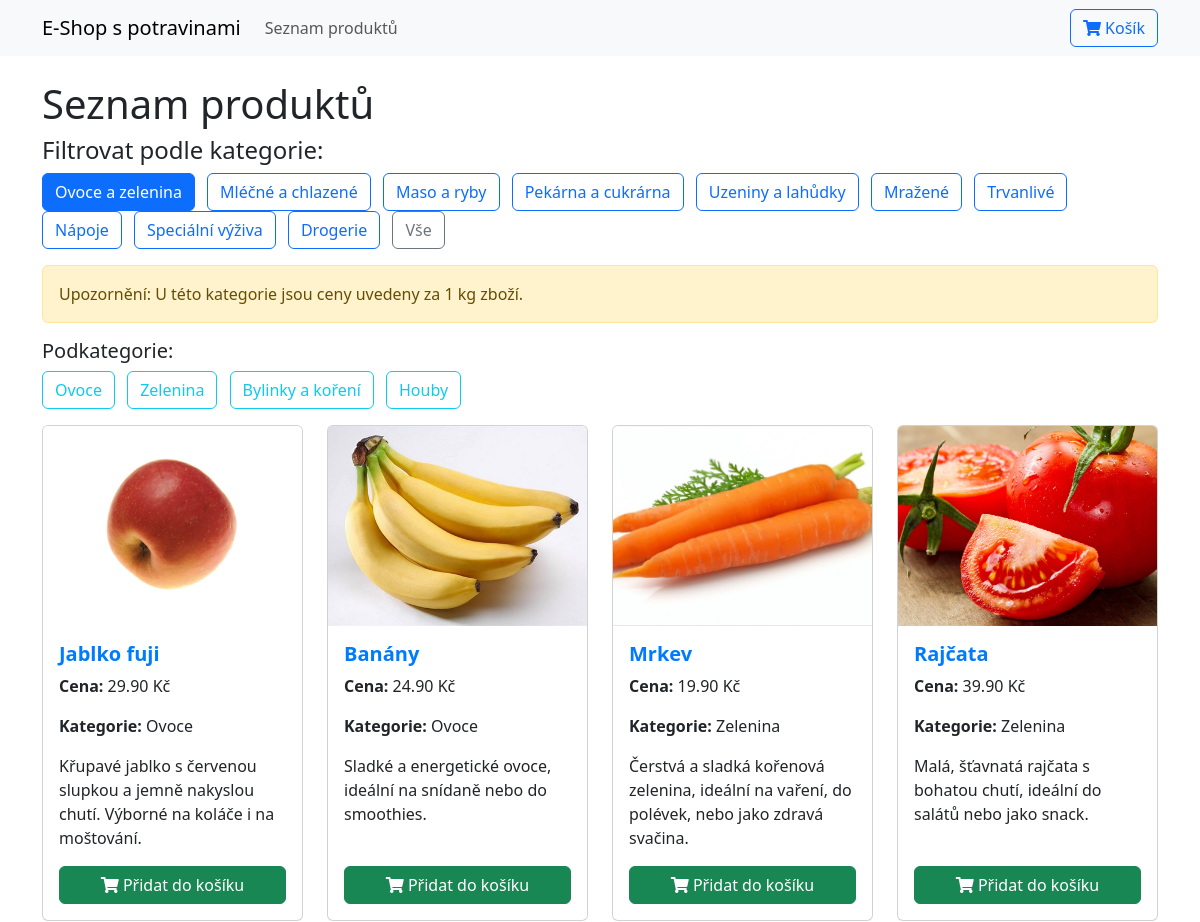
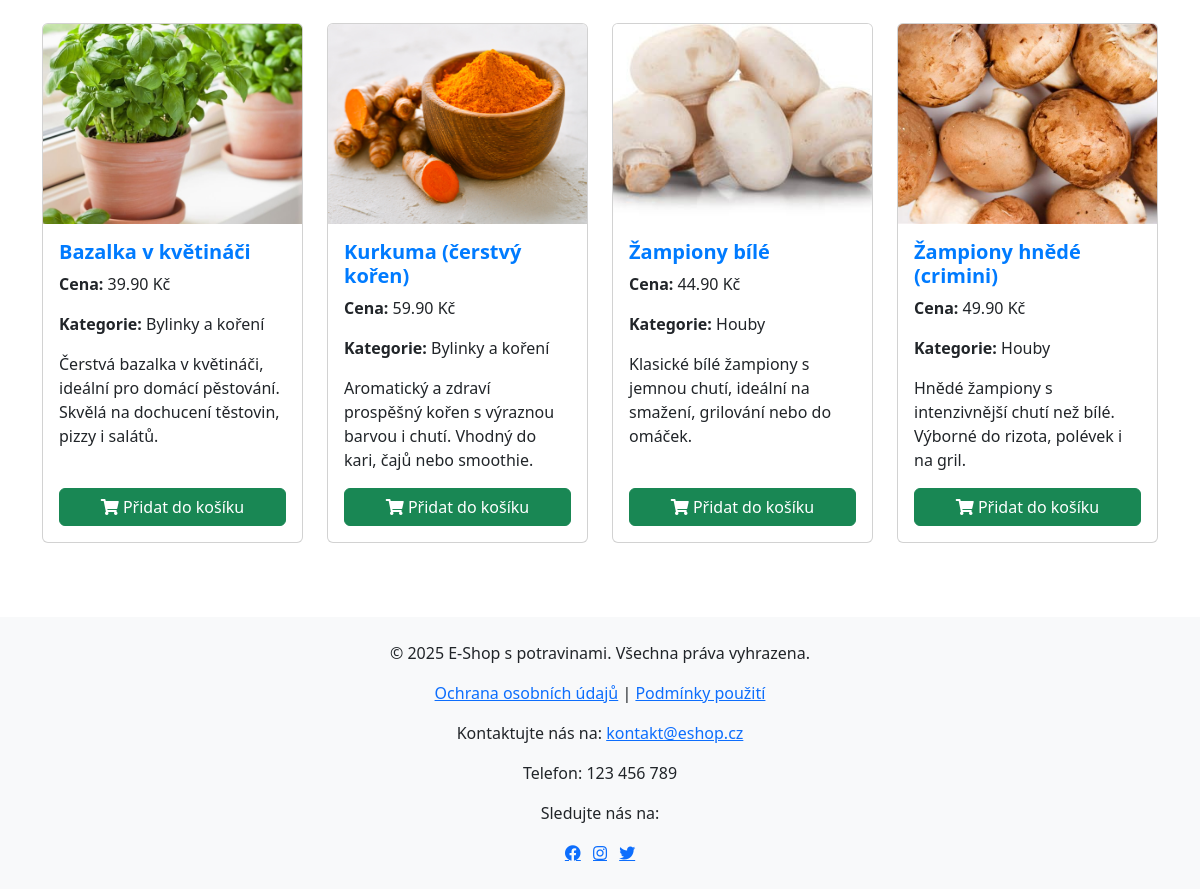
/products/?category=24, run on the app's committed database (2 pictures, top to bottom).
### main/models.py (models this page shows, shortened)
class Category(models.Model):
    name = models.CharField(max_length=300)
    parent = models.ForeignKey('self', on_delete=models.SET_NULL, blank=True, null=True, related_name='children')

class Product(models.Model):
    name = models.CharField(max_length=255)
    price = models.DecimalField(max_digits=10, decimal_places=2)
    description = models.TextField(blank=True, null=True)
    weight = models.DecimalField(max_digits=10, decimal_places=2, blank=True, null=True)
    available = models.BooleanField(default=True)
    image = models.ImageField(upload_to='products/', blank=True, null=True)
    category = models.ForeignKey(Category, on_delete=models.CASCADE, related_name='products')

### main/views.py (the view)
# urls.py: path('products/', views.ProductList.as_view(), name='product_list'),
class ProductList(ListView):
    model = Product
    template_name = 'main/ProductList.html'
    context_object_name = 'products'
    def get_queryset(self):
        category_id = self.request.GET.get('category')
        subcategory_id = self.request.GET.get('subcategory')
        if subcategory_id:
            return Product.objects.filter(category_id=subcategory_id)
        if category_id:
            return Product.objects.filter(category__parent_id=category_id)
        return Product.objects.all()
    def get_context_data(self, **kwargs):
        context = super().get_context_data(**kwargs)
        selected_category_id = self.request.GET.get('category')
        selected_subcategory_id = self.request.GET.get('subcategory')
        context['main_categories'] = Category.objects.filter(parent__isnull=True)
        context['selected_category'] = selected_category_id
        context['selected_subcategory'] = selected_subcategory_id
        if selected_category_id:
            context['subcategories'] = Category.objects.filter(parent_id=selected_category_id)
            try:
                selected_category = Category.objects.get(id=selected_category_id)
                context['selected_category_name'] = selected_category.name
            except Category.DoesNotExist:
                context['selected_category_name'] = None
        else:
            context['selected_category_name'] = None
        return context

### main/templates/main/ProductList.html (shortened to what this page needs)
{% extends 'main/base.html' %}
{% block content %}
    <h1>Seznam produktů</h1>
    <div class="mb-3">
        <h4>Filtrovat podle kategorie:</h4>
        <ul class="list-inline">
            {% for category in main_categories %}
                <li class="list-inline-item">
                    <a class="btn btn-outline-primary {% if category.id|stringformat:'s' == selected_category %}active{% endif %}"
                       href="?category={{ category.id }}">
                        {{ category.name }}
                    </a>
                </li>
            {% endfor %}
            <li class="list-inline-item">
                <a class="btn btn-outline-secondary {% if not selected_category %}active{% endif %}" href="{% url 'product_list' %}">Vše</a>
            </li>
        </ul>
    </div>
    {% if selected_category_name == "Ovoce a zelenina" or selected_category_name == "Maso a ryby" %}
        <div class="alert alert-warning">
            Upozornění: U této kategorie jsou ceny uvedeny za 1 kg zboží.
        </div>
    {% endif %}
    {% if subcategories %}
        <div class="mb-3">
            <h5>Podkategorie:</h5>
            <ul class="list-inline">
                {% for subcategory in subcategories %}
                    <li class="list-inline-item">
                        <a class="btn btn-outline-info {% if subcategory.id|stringformat:'s' == selected_subcategory %}active{% endif %}"
                           href="?subcategory={{ subcategory.id }}&category={{ selected_category }}">
                            {{ subcategory.name }}
                        </a>
                    </li>
                {% endfor %}
            </ul>
        </div>
    {% endif %}
    <div class="row row-cols-1 row-cols-md-4 g-4">
        {% for product in products %}
            <div class="col">
                <div class="card h-100">
                    {% if product.image %}
                        <a href="{% url 'product_detail' product.pk %}">
                            <img src="{{ product.image.url }}" class="card-img-top" alt="{{ product.name }}" style="width: 100%; height: 200px; object-fit: cover;">
                        </a>
                    {% else %}
                        <div class="card-img-top text-center p-3 text-muted">Obrázek není k dispozici.</div>
                    {% endif %}
                    <div class="card-body d-flex flex-column">
                        <h5 class="card-title">
                            <a href="{% url 'product_detail' product.pk %}" style="font-size: 1.25rem; font-weight: bold; text-decoration: none; color: #007bff;">
                                {{ product.name }}
                            </a>
                        </h5>
                        <p class="card-text"><strong>Cena:</strong> {{ product.price }} Kč</p>
                        <p class="card-text"><strong>Kategorie:</strong> {{ product.category.name }}</p>
                        <p class="card-text">{{ product.description }}</p>
                        <div class="mt-auto">
                            <a href="#" class="btn btn-success w-100 add-to-cart" data-product-id="{{ product.pk }}" data-product-name="{{ product.name }}">
                                <i class="fas fa-shopping-cart"></i> Přidat do košíku
                            </a>
                        </div>
                    </div>
                </div>
            </div>
        {% empty %}
            <p>Žádné produkty nejsou k dispozici.</p>
        {% endfor %}
    </div>
{% endblock %}

### main/templates/main/base.html (style rules this page uses)
html, body { height: 100%; }
body { display: flex; flex-direction: column; }

### data on the page
Category: name "Ovoce a zelenina"
Category: name "Mléčné a chlazené"
Category: name "Maso a ryby"
Category: name "Pekárna a cukrárna"
Category: name "Uzeniny a lahůdky"
Category: name "Mražené"
Category: name "Trvanlivé"
Category: name "Nápoje"
Category: name "Speciální výživa"
Category: name "Drogerie"
Category: name "Ovoce"
Category: name "Zelenina"
Category: name "Bylinky a koření"
Category: name "Houby"
Product: image (picture), name "Jablko fuji", price "29.90", category.name "Ovoce", description "Křupavé jablko s červenou slupkou a jemně nakyslou chutí. Výborné na koláče i na moštování."
Product: image (picture), name "Banány", price "24.90", category.name "Ovoce", description "Sladké a energetické ovoce, ideální na snídaně nebo do smoothies."
Product: image (picture), name "Mrkev", price "19.90", category.name "Zelenina", description "Čerstvá a sladká kořenová zelenina, ideální na vaření, do polévek, nebo jako zdravá svačina."
Product: image (picture), name "Rajčata", price "39.90", category.name "Zelenina", description "Malá, šťavnatá rajčata s bohatou chutí, ideální do salátů nebo jako snack."
Product: image (picture), name "Bazalka v květináči", price "39.90", category.name "Bylinky a koření", description "Čerstvá bazalka v květináči, ideální pro domácí pěstování. Skvělá na dochucení těstovin, pizzy i salátů."
Product: image (picture), name "Kurkuma (čerstvý kořen)", price "59.90", category.name "Bylinky a koření", description "Aromatický a zdraví prospěšný kořen s výraznou barvou i chutí. Vhodný do kari, čajů nebo smoothie."
Product: image (picture), name "Žampiony bílé", price "44.90", category.name "Houby", description "Klasické bílé žampiony s jemnou chutí, ideální na smažení, grilování nebo do omáček."
Product: image (picture), name "Žampiony hnědé (crimini)", price "49.90", category.name "Houby", description "Hnědé žampiony s intenzivnější chutí než bílé. Výborné do rizota, polévek i na gril."
